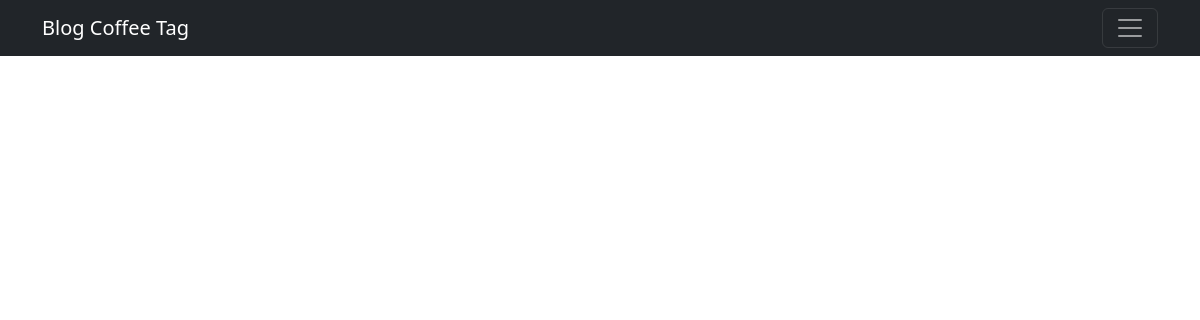
Before: / with the older database file.
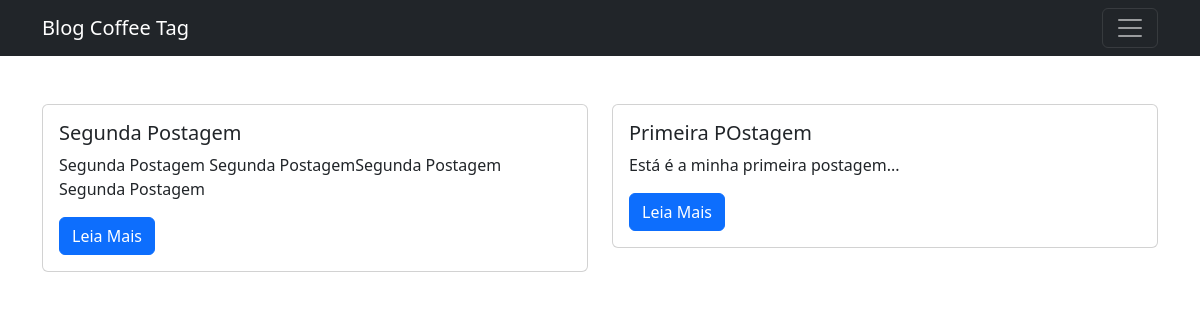
After: the same page with the newer database file.
### blog/models.py (models this page shows)
class Post(models.Model):
    title = models.CharField(max_length=200, unique=True)
    slug = models.SlugField(max_length=200, unique=True)
    author = models.ForeignKey(User, on_delete=models.CASCADE, related_name='blog_posts')
    created_on = models.DateField(auto_now_add=True)
    update_on = models.DateField(auto_now=True)
    content = models.TextField()
    status = models.IntegerField(choices=STATUS, default=0)
    class Meta:
        ordering = ['-created_on']

### blog/views.py (the view)
# urls.py: path('', views.PostList.as_view(), name="home"),
class PostList(generic.ListView):
    queryset = Post.objects.filter(status=1).order_by('-created_on')
    template_name = 'index.html'

### blog/templates/index.html (shortened to what this page needs)
{% extends 'menu.html' %}
{% block content %}
    <main class="container py-5">
            <div class="row">
                {% for post in post_list %}
                <div class="col-sm-6">
                <div class="card">
                    <div class="card-body">
                    <h5 class="card-title">  {{ post.title }}  </h5>
                    <p class="card-text">{{  post.content|slice:":150"  }}</p>
                    <a href="{% url 'post_detail' post.slug %}" class="btn btn-primary"> Leia Mais</a>
                    </div>
                </div>
                </div>
                {% endfor %}
            </div>
    </main>
{% endblock %}

Changed rows visible on the page:
added Post: title "Segunda Postagem", content "Segunda Postagem Segunda PostagemSegunda Postagem Segunda Postagem"
added Post: title "Primeira POstagem", content "Está é a minha primeira postagem..."
